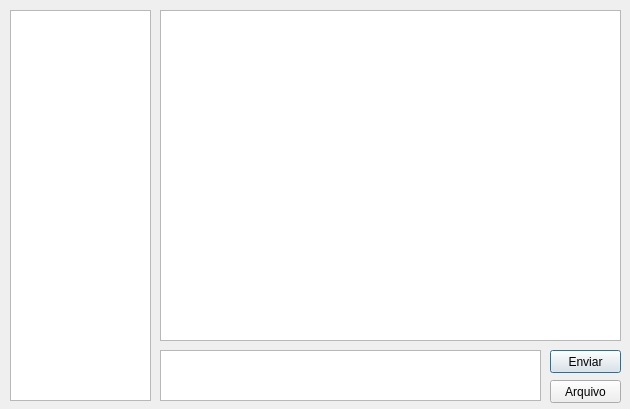
<?xml version="1.0" encoding="UTF-8"?>
<ui version="4.0">
 <class>BatePapo</class>
 <widget class="QDialog" name="BatePapo">
  <property name="geometry">
   <rect>
    <x>0</x>
    <y>0</y>
    <width>630</width>
    <height>409</height>
   </rect>
  </property>
  <property name="windowTitle">
   <string>Dialog</string>
  </property>
  <property name="windowIcon">
   <iconset>
    <normaloff>icons/icons8-message-preview-64.png</normaloff>icons/icons8-message-preview-64.png</iconset>
  </property>
  <widget class="QTextBrowser" name="todas_mensagens">
   <property name="geometry">
    <rect>
     <x>160</x>
     <y>10</y>
     <width>461</width>
     <height>331</height>
    </rect>
   </property>
  </widget>
  <widget class="QPushButton" name="enviar_mensagem">
   <property name="geometry">
    <rect>
     <x>550</x>
     <y>350</y>
     <width>71</width>
     <height>23</height>
    </rect>
   </property>
   <property name="text">
    <string>Enviar</string>
   </property>
   <property name="icon">
    <iconset>
     <normaloff>icons/icons8-email-send-96.png</normaloff>icons/icons8-email-send-96.png</iconset>
   </property>
  </widget>
  <widget class="QPushButton" name="enviar_arquivo">
   <property name="geometry">
    <rect>
     <x>550</x>
     <y>380</y>
     <width>71</width>
     <height>23</height>
    </rect>
   </property>
   <property name="text">
    <string>Arquivo</string>
   </property>
   <property name="icon">
    <iconset>
     <normaloff>icons/icons8-add-file-96.png</normaloff>icons/icons8-add-file-96.png</iconset>
   </property>
  </widget>
  <widget class="QTextEdit" name="cliente_mensagem">
   <property name="geometry">
    <rect>
     <x>160</x>
     <y>350</y>
     <width>381</width>
     <height>51</height>
    </rect>
   </property>
  </widget>
  <widget class="QListWidget" name="lista_usuarios">
   <property name="geometry">
    <rect>
     <x>10</x>
     <y>10</y>
     <width>141</width>
     <height>391</height>
    </rect>
   </property>
  </widget>
 </widget>
 <resources/>
 <connections/>
</ui>
